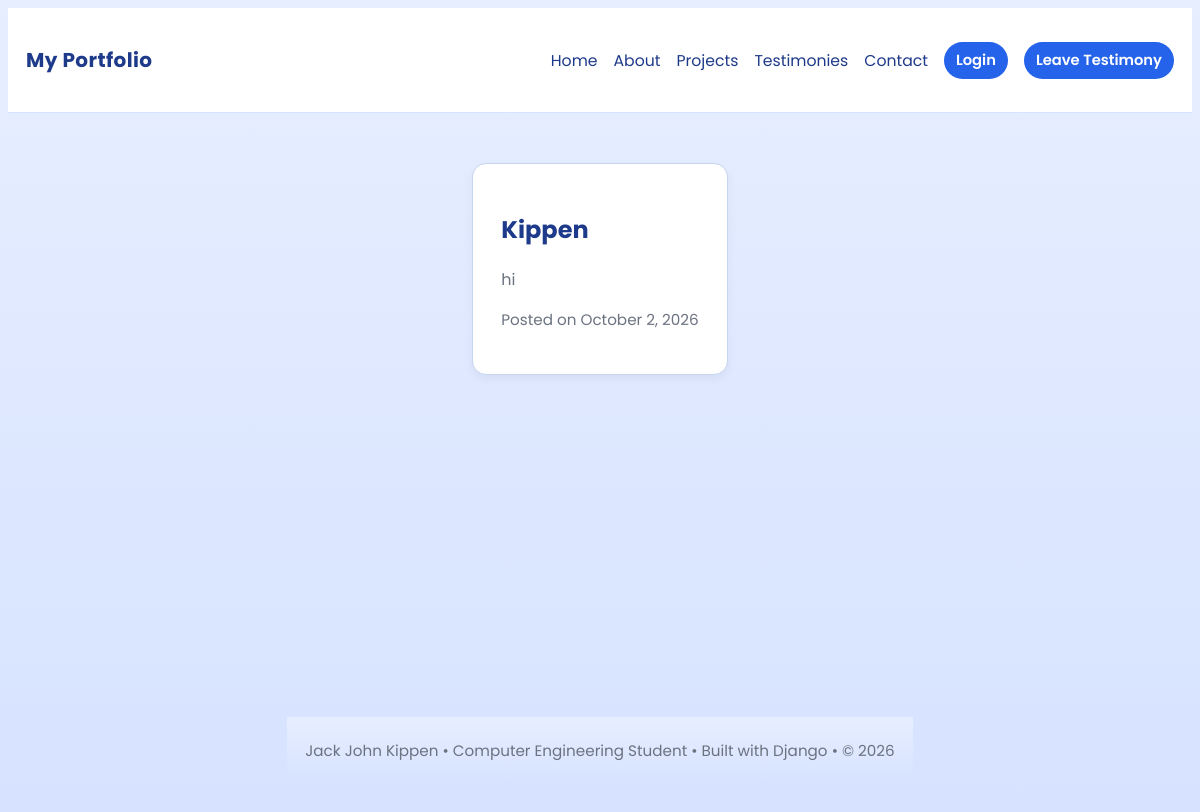
/testimonies/1/, run on the app's committed database.
### quiz1/models.py (models this page shows, shortened)
class Testimony(models.Model):
    full_name = models.CharField(max_length=200)
    content = models.TextField()
    created_at = models.DateTimeField(auto_now_add=True)

### quiz1/views.py (the view)
# urls.py: path('testimonies/<int:pk>/', views.testimony_detail, name='testimony_detail'),
def testimony_detail(request, pk):
    testimony = get_object_or_404(Testimony, pk=pk)
    return render(request, 'testimony_detail.html', {'testimony': testimony})

### templates/testimony_detail.html (shortened to what this page needs)
{% extends 'base.html' %}
{% block content %}
<div class="card">
  <h2 style="color:var(--primary)">{{ testimony.full_name }}</h2>
  <p class="muted">{{ testimony.content }}</p>
  <p style="margin-top:12px;color:var(--text-secondary);font-size:0.95rem;">Posted on {{ testimony.created_at|date:'F j, Y' }}</p>
</div>
{% endblock %}

### templates/base.html (style rules this page uses)
:root { --bg: linear-gradient(180deg, #e7eeff 0%, #d6e2ff 100%); --card: #FFFFFF; --nav: #FFFFFF; --primary: #1E3A8A; --button: #2563EB; --button-hover: #1D4ED8; --text-main: #1F2937; --text-secondary: #6B7280; --borders: #D6E4FF; }
body { font-family: 'Poppins', Arial, sans-serif; color:var(--text-main); background:var(--bg); }
.card { border:1px solid var(--borders); outline:1px solid rgba(31,41,55,0.08); outline-offset:-1px; background:var(--card); border-radius:14px; box-shadow:0 4px 10px rgba(0,0,0,0.05); }

### templates/testimony_detail.html (style rules this page uses)
body { font-family:'Poppins', Arial, sans-serif;color:var(--text-main);background:var(--bg) }
.card { border:1px solid var(--borders);padding:28px;border-radius:14px;background:var(--card);max-width:760px;margin:18px auto }
.muted { color:var(--text-secondary) }

### data on the page
Testimony: full_name "Kippen", content "hi", created_at "October 2, 2026"
